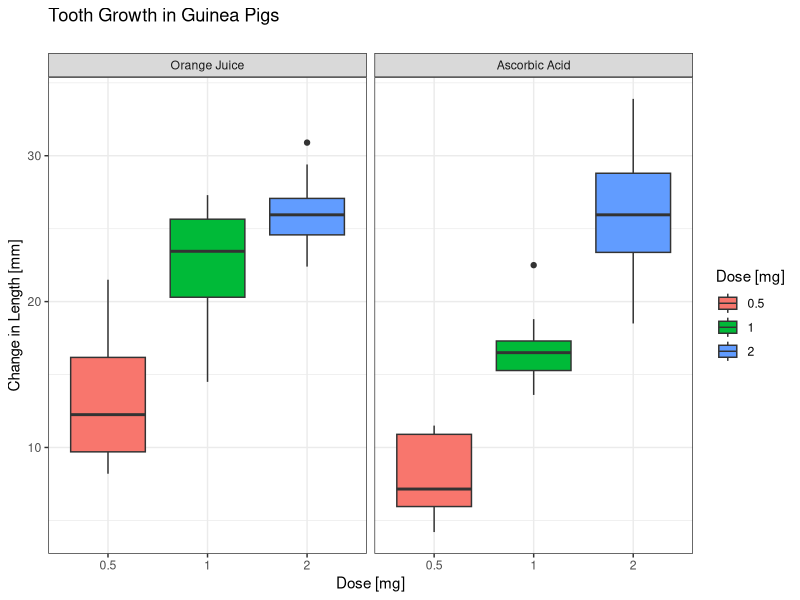

Write R code to recreate this figure.
## ---- chunk 1
knitr::opts_chunk$set(message = FALSE, warning = FALSE)
library(ggplot2)
library(plyr)
library(dplyr)
## ---- chunk 2
data(ToothGrowth)
names(ToothGrowth) <- c("length", "supplement", "dose")
## ---- chunk 3
summary(ToothGrowth)
## ---- chunk 4
supplement_names    <- list( 'OJ'="Orange Juice", 'VC'="Ascorbic Acid")
supplement_labeller <- function(variable,value){supplement_names[value]}

ggplot(ToothGrowth, aes(x = as.factor(dose), y = length, fill = as.factor(dose)) ) +
  facet_grid(~supplement, labeller = supplement_labeller) +
  geom_boxplot() + theme_bw() + 
  labs(title="Tooth Growth in Guinea Pigs \n",
       x = "Dose [mg]",
       y="Change in Length [mm]") + 
  guides(fill = guide_legend("Dose [mg]"))
## ---- chunk 5
# Orange Juice supplement
OJ.data <- filter(ToothGrowth, supplement=="OJ")
OJ.crosstest <- with(OJ.data, pairwise.t.test(length, dose, pool.sd = FALSE, 
                                              p.adjust.method = "none"))
# Ascorbic Acid supplement
VC.data <- filter(ToothGrowth, supplement=="VC")
VC.crosstest <- with(VC.data, pairwise.t.test(length, dose, pool.sd = FALSE, 
                                              p.adjust.method = "none"))
OJ.crosstest$p.value
VC.crosstest$p.value
## ---- chunk 6

getp <- function(x) {
  a <- x[x$supplement == "OJ","length"]
  b <- x[x$supplement == "VC","length"]
  t.test(a, b, alternative = "greater", var.equal = FALSE)$p.value
  }

suptest <- ddply(ToothGrowth, .(dose), getp)
names(suptest) <- c("dose", "p-value")
round(suptest,4)
## ---- chunk 7
# Orange Juice supplement
OJ.data <- filter(ToothGrowth, supplement=="OJ")
OJ.crosstest <- with(OJ.data, pairwise.t.test(length, dose, pool.sd = TRUE, 
                                              p.adjust.method = "none"))
# Ascorbic Acid supplement
VC.data <- filter(ToothGrowth, supplement=="VC")
VC.crosstest <- with(VC.data, pairwise.t.test(length, dose, pool.sd = TRUE, 
                                              p.adjust.method = "none"))
OJ.crosstest$p.value
VC.crosstest$p.value
## ---- chunk 8

getp <- function(x) {
  a <- x[x$supplement == "OJ","length"]
  b <- x[x$supplement == "VC","length"]
  t.test(a, b, alternative = "greater", var.equal = TRUE)$p.value
  }

suptest <- ddply(ToothGrowth, .(dose), getp)
names(suptest) <- c("dose", "p-value")
round(suptest,4)
## ---- chunk 9
# Orange Juice supplement
OJ.data <- filter(ToothGrowth, supplement=="OJ")
OJ.crosstest <- with(OJ.data, pairwise.t.test(length, dose, pool.sd = FALSE, 
                                              p.adjust.method = "BH"))
# Ascorbic Acid supplement
VC.data <- filter(ToothGrowth, supplement=="VC")
VC.crosstest <- with(VC.data, pairwise.t.test(length, dose, pool.sd = FALSE, 
                                              p.adjust.method = "BH"))
OJ.crosstest$p.value
VC.crosstest$p.value
